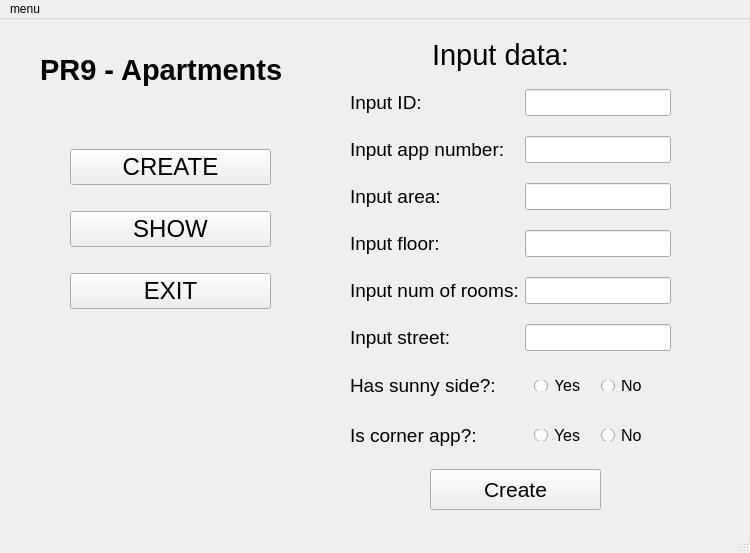
<?xml version="1.0" encoding="UTF-8"?>
<ui version="4.0">
 <class>MainWindow</class>
 <widget class="QMainWindow" name="MainWindow">
  <property name="geometry">
   <rect>
    <x>0</x>
    <y>0</y>
    <width>750</width>
    <height>553</height>
   </rect>
  </property>
  <property name="windowTitle">
   <string>MainWindow</string>
  </property>
  <widget class="QWidget" name="centralwidget">
   <widget class="QLabel" name="label">
    <property name="geometry">
     <rect>
      <x>40</x>
      <y>10</y>
      <width>281</width>
      <height>81</height>
     </rect>
    </property>
    <property name="font">
     <font>
      <pointsize>22</pointsize>
      <italic>false</italic>
      <bold>true</bold>
     </font>
    </property>
    <property name="text">
     <string>PR9 - Apartments</string>
    </property>
   </widget>
   <widget class="QWidget" name="verticalLayoutWidget">
    <property name="geometry">
     <rect>
      <x>70</x>
      <y>110</y>
      <width>201</width>
      <height>201</height>
     </rect>
    </property>
    <layout class="QVBoxLayout" name="verticalLayout">
     <item>
      <widget class="QPushButton" name="pbCreate">
       <property name="font">
        <font>
         <family>Segoe UI</family>
         <pointsize>18</pointsize>
         <italic>false</italic>
         <bold>false</bold>
        </font>
       </property>
       <property name="text">
        <string>CREATE</string>
       </property>
      </widget>
     </item>
     <item>
      <widget class="QPushButton" name="pbShow">
       <property name="font">
        <font>
         <family>Segoe UI</family>
         <pointsize>18</pointsize>
         <italic>false</italic>
         <bold>false</bold>
        </font>
       </property>
       <property name="text">
        <string>SHOW</string>
       </property>
      </widget>
     </item>
     <item>
      <widget class="QPushButton" name="pbExit">
       <property name="font">
        <font>
         <family>Segoe UI</family>
         <pointsize>18</pointsize>
         <italic>false</italic>
         <bold>false</bold>
        </font>
       </property>
       <property name="text">
        <string>EXIT</string>
       </property>
      </widget>
     </item>
    </layout>
   </widget>
   <widget class="QWidget" name="formWidget" native="true">
    <property name="geometry">
     <rect>
      <x>350</x>
      <y>70</y>
      <width>321</width>
      <height>361</height>
     </rect>
    </property>
    <layout class="QFormLayout" name="formLayout">
     <property name="verticalSpacing">
      <number>20</number>
     </property>
     <item row="6" column="0">
      <widget class="QLabel" name="lbSide">
       <property name="font">
        <font>
         <family>Segoe UI</family>
         <pointsize>14</pointsize>
        </font>
       </property>
       <property name="text">
        <string>Has sunny side?:</string>
       </property>
      </widget>
     </item>
     <item row="7" column="0">
      <widget class="QLabel" name="lbCorner">
       <property name="font">
        <font>
         <family>Segoe UI</family>
         <pointsize>14</pointsize>
        </font>
       </property>
       <property name="text">
        <string>Is corner app?:</string>
       </property>
      </widget>
     </item>
     <item row="0" column="0">
      <widget class="QLabel" name="lbId">
       <property name="font">
        <font>
         <family>Segoe UI</family>
         <pointsize>14</pointsize>
        </font>
       </property>
       <property name="text">
        <string>Input ID: </string>
       </property>
      </widget>
     </item>
     <item row="1" column="0">
      <widget class="QLabel" name="lbAppNum">
       <property name="font">
        <font>
         <family>Segoe UI</family>
         <pointsize>14</pointsize>
        </font>
       </property>
       <property name="text">
        <string>Input app number:</string>
       </property>
      </widget>
     </item>
     <item row="2" column="0">
      <widget class="QLabel" name="lbArea">
       <property name="font">
        <font>
         <family>Segoe UI</family>
         <pointsize>14</pointsize>
        </font>
       </property>
       <property name="text">
        <string>Input area:</string>
       </property>
      </widget>
     </item>
     <item row="3" column="0">
      <widget class="QLabel" name="lbFloor">
       <property name="font">
        <font>
         <family>Segoe UI</family>
         <pointsize>14</pointsize>
        </font>
       </property>
       <property name="text">
        <string>Input floor:</string>
       </property>
      </widget>
     </item>
     <item row="4" column="0">
      <widget class="QLabel" name="lbRooms">
       <property name="font">
        <font>
         <family>Segoe UI</family>
         <pointsize>14</pointsize>
        </font>
       </property>
       <property name="text">
        <string>Input num of rooms:</string>
       </property>
      </widget>
     </item>
     <item row="5" column="0">
      <widget class="QLabel" name="lbStreet">
       <property name="font">
        <font>
         <family>Segoe UI</family>
         <pointsize>14</pointsize>
        </font>
       </property>
       <property name="text">
        <string>Input street:</string>
       </property>
      </widget>
     </item>
     <item row="0" column="1">
      <widget class="QLineEdit" name="lnId">
       <property name="font">
        <font>
         <family>Segoe UI</family>
         <pointsize>12</pointsize>
        </font>
       </property>
      </widget>
     </item>
     <item row="1" column="1">
      <widget class="QLineEdit" name="lnAppNum">
       <property name="font">
        <font>
         <family>Segoe UI</family>
         <pointsize>12</pointsize>
        </font>
       </property>
      </widget>
     </item>
     <item row="2" column="1">
      <widget class="QLineEdit" name="lnArea">
       <property name="font">
        <font>
         <family>Segoe UI</family>
         <pointsize>12</pointsize>
        </font>
       </property>
      </widget>
     </item>
     <item row="3" column="1">
      <widget class="QLineEdit" name="lnFloor">
       <property name="font">
        <font>
         <family>Segoe UI</family>
         <pointsize>12</pointsize>
        </font>
       </property>
      </widget>
     </item>
     <item row="4" column="1">
      <widget class="QLineEdit" name="lnRooms">
       <property name="font">
        <font>
         <family>Segoe UI</family>
         <pointsize>12</pointsize>
        </font>
       </property>
      </widget>
     </item>
     <item row="5" column="1">
      <widget class="QLineEdit" name="lnStreet">
       <property name="font">
        <font>
         <family>Segoe UI</family>
         <pointsize>12</pointsize>
        </font>
       </property>
      </widget>
     </item>
     <item row="6" column="1">
      <widget class="QWidget" name="horizontalWidget" native="true">
       <layout class="QHBoxLayout" name="horizontalLayout">
        <item>
         <widget class="QRadioButton" name="rbSideYes">
          <property name="font">
           <font>
            <family>Segoe UI</family>
            <pointsize>12</pointsize>
           </font>
          </property>
          <property name="text">
           <string>Yes</string>
          </property>
         </widget>
        </item>
        <item>
         <widget class="QRadioButton" name="rbSideNo">
          <property name="font">
           <font>
            <family>Segoe UI</family>
            <pointsize>12</pointsize>
           </font>
          </property>
          <property name="text">
           <string>No</string>
          </property>
         </widget>
        </item>
       </layout>
      </widget>
     </item>
     <item row="7" column="1">
      <widget class="QWidget" name="horizontalWidget_2" native="true">
       <layout class="QHBoxLayout" name="horizontalLayout_2">
        <item>
         <widget class="QRadioButton" name="rbCornerYes">
          <property name="font">
           <font>
            <family>Segoe UI</family>
            <pointsize>12</pointsize>
           </font>
          </property>
          <property name="text">
           <string>Yes</string>
          </property>
         </widget>
        </item>
        <item>
         <widget class="QRadioButton" name="rbCornerNo">
          <property name="font">
           <font>
            <family>Segoe UI</family>
            <pointsize>12</pointsize>
           </font>
          </property>
          <property name="text">
           <string>No</string>
          </property>
         </widget>
        </item>
       </layout>
      </widget>
     </item>
    </layout>
   </widget>
   <widget class="QPushButton" name="pbConfirm">
    <property name="geometry">
     <rect>
      <x>430</x>
      <y>450</y>
      <width>171</width>
      <height>41</height>
     </rect>
    </property>
    <property name="font">
     <font>
      <family>Segoe UI</family>
      <pointsize>16</pointsize>
     </font>
    </property>
    <property name="text">
     <string>Сreate</string>
    </property>
   </widget>
   <widget class="QWidget" name="formWidget_2" native="true">
    <property name="geometry">
     <rect>
      <x>320</x>
      <y>430</y>
      <width>16</width>
      <height>16</height>
     </rect>
    </property>
    <layout class="QFormLayout" name="formLayout_6">
     <property name="verticalSpacing">
      <number>20</number>
     </property>
    </layout>
   </widget>
   <widget class="QWidget" name="verticalLayoutWidget_2">
    <property name="geometry">
     <rect>
      <x>330</x>
      <y>10</y>
      <width>341</width>
      <height>51</height>
     </rect>
    </property>
    <layout class="QVBoxLayout" name="verticalLayout_3">
     <item>
      <widget class="QLabel" name="label_2">
       <property name="font">
        <font>
         <family>Segoe UI</family>
         <pointsize>22</pointsize>
        </font>
       </property>
       <property name="text">
        <string>Input data:</string>
       </property>
       <property name="alignment">
        <set>Qt::AlignCenter</set>
       </property>
      </widget>
     </item>
    </layout>
   </widget>
  </widget>
  <widget class="QMenuBar" name="menubar">
   <property name="geometry">
    <rect>
     <x>0</x>
     <y>0</y>
     <width>750</width>
     <height>21</height>
    </rect>
   </property>
   <widget class="QMenu" name="menumenu">
    <property name="title">
     <string>menu</string>
    </property>
    <addaction name="actioncreate"/>
    <addaction name="actionshow"/>
    <addaction name="actionexit"/>
   </widget>
   <addaction name="menumenu"/>
  </widget>
  <widget class="QStatusBar" name="statusbar"/>
  <action name="actioncreate">
   <property name="text">
    <string>create</string>
   </property>
  </action>
  <action name="actionshow">
   <property name="text">
    <string>show</string>
   </property>
  </action>
  <action name="actionexit">
   <property name="text">
    <string>exit</string>
   </property>
  </action>
 </widget>
 <resources/>
 <connections/>
</ui>
